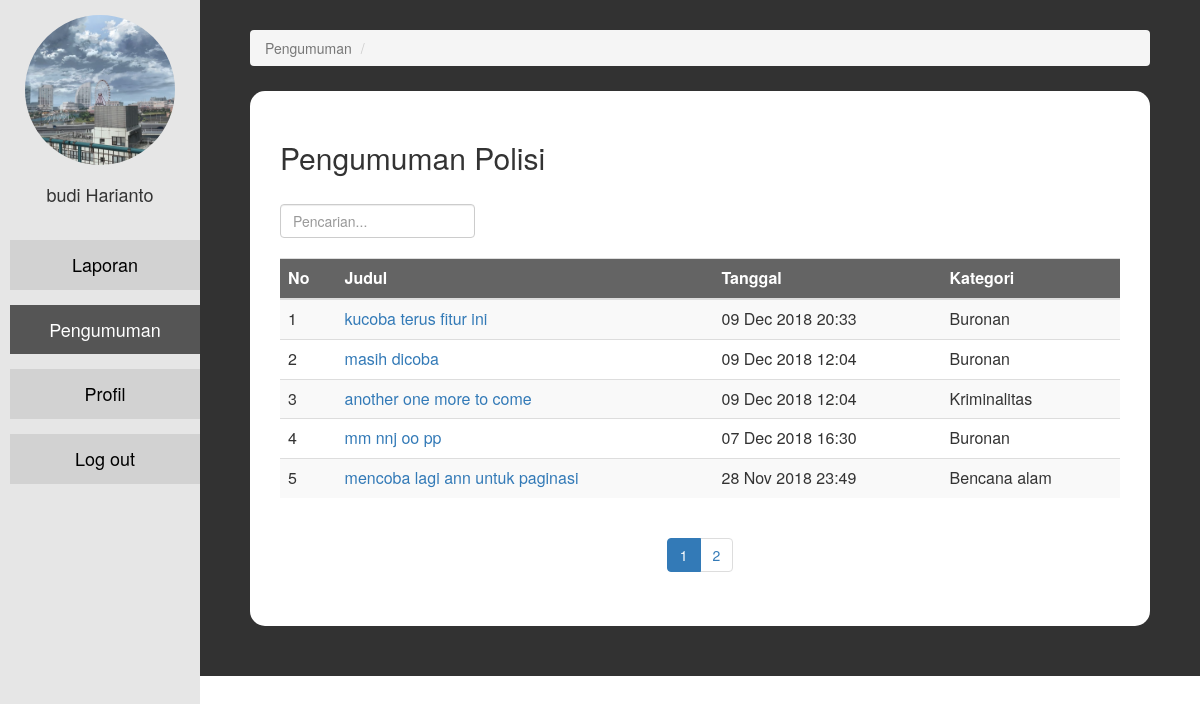
Page /view/masyarakat/pengumuman.php (signed in) on the committed database.
### tables this page shows
CREATE TABLE `pengumuman` (
  `id` int(11) NOT NULL,
  `judul` varchar(150) NOT NULL,
  `isi` text NOT NULL,
  `picture` text,
  `id_kategori` int(11) NOT NULL,
  `id_penulis` int(11) NOT NULL,
  `dibuat` datetime NOT NULL,
  `diubah` datetime DEFAULT NULL
);

CREATE TABLE `kategori` (
  `id` int(11) NOT NULL,
  `nama` varchar(100) NOT NULL
);

### view/masyarakat/masya_session.php (called while the page is built, shortened)
<?php
  if (!isset($_SESSION["user"])) {
    header("Location: ../login.php");
  }
  else{
  	if ($_SESSION["user"]->id_role != 2) {
  		header("Location: ../login.php");
  	}
  	else{
  		$user = $_SESSION["user"];
  	}
  }
?>

### model/connection.php (called while the page is built, shortened)
<?php
	class connection
	{
		public $server = "localhost";
		public $username = "root";
		public $password = "";
		public $db = "ngakomas";
		public function koneksi()
		{
			try {
				$this->con = new PDO("mysql:host=$this->server;dbname=$this->db", $this->username, $this->password);
				$this->con->setAttribute(PDO::ATTR_ERRMODE, PDO::ERRMODE_EXCEPTION);
				$this->con->setAttribute(PDO::ATTR_EMULATE_PREPARES,TRUE);
				return $this->con;
			} catch (PDOException $e) {
				echo "Connection failed: " . $e->getMessage();
			}
		}
	}
	?>

### view/masyarakat/pengumuman.php (the view, shortened to what this page needs)
<?php
  include_once '../../model/connection.php';
  include_once 'masya_session.php';
  $konek = new connection();
?>
<!DOCTYPE html>
<html lang="en">
  <head>
    <link href="../bootstrap/css/bootstrap.min.css" rel="stylesheet">
    <link rel="stylesheet" type="text/css" href="../css/sidenavM.css">
  </head>
  <body>
  <div class="container-fluid">
    <div class="row">
      <?php include("../layout/M-sidebar.php") ?>
      <div class="col-md-10">
        <div class="breadcrumb">
          <li class="active" id="page">Pengumuman</li>
          <li></li>
        </div>
        <div class="isi">
          <h2>Pengumuman Polisi</h2>
          <br>
          <div class="form-inline">
            <div class="cari">
              <input class="form-control" type="text" name="cari" placeholder="Pencarian..." id="myInput">
            </div>
          </div>
          <div class="table-responsive">
            <table class="table table-striped">
              <tr style="background-color: rgb(100,100,100); color: white;">
                <th>No</th>
                <th>Judul</th>
                <th>Tanggal</th>
                <th>Kategori</th>
              </tr>
              <tbody id="body-tab">
                <?php
                $limit = 5;
                $hal = isset($_GET["page"])? $_GET["page"]: 1;
                $offset = ($hal-1) * $limit;
                $data = $konek->koneksi()->query('SELECT * FROM pengumuman');
                $jml_data = $data->rowCount();
                $jml_page = ceil($jml_data / $limit);
                $query1 = 'SELECT p.*, k.nama AS "kategori" FROM pengumuman p
                          JOIN kategori k ON p.id_kategori = k.id
                          ORDER BY dibuat desc
                          LIMIT '.$offset.','. $limit;
                $run = $konek->koneksi()->query($query1);
                $run->setFetchMode(PDO::FETCH_CLASS, 'pengumuman');
                $res = $run->fetchAll();
                $no = $offset;
                foreach ($res as $ann) {
                  $no = $no + 1;
                  $tgl_dibuat = date_create($ann->dibuat, timezone_open('Asia/Jakarta'));
                  $bola="";
                  echo '<tr>';
                    echo "<td>".$no."</td>";
                    echo '<td><a href="../../controller/c_lihatPengumuman.php?id='.$ann->id.'">'.$ann->judul.'</a>'.$bola.'</td>';
                    echo "<td>".date_format($tgl_dibuat, "d M Y H:i")."</td>";
                    echo '<td>'.$ann->kategori.'</td>';
                  echo '</tr>';
                }
                ?>
              </tbody>
            </table>
          </div>
          <div class="paginate">
            <nav aria-label="Page navigation">
              <ul class="pagination">
                  <?php
                  for ($i=1; $i <= $jml_page; $i++) {
                    if ($hal==$i) {
                      echo '<li class="active"><a href="?page='.$i.'">'.$i.'</a></li>';
                     }
                     else{
                      echo '<li><a href="?page='.$i.'">'.$i.'</a></li>';
                     }
                  }
                  ?>
              </ul>
            </nav>
          </div>
        </div>
      </div>
    </div>
  </div>
  </body>
</html>

### view/layout/M-sidebar.php (shortened to what this page needs)
<div class="col-md-2">
    <div class="foto">
      <img src="../img/profil.png" id="pic">
    </div>
    <h4 style="text-align: center;"><?php echo $user->nama ?></h4>
    <div class="sidebar">
      <a name="side" href="../../controller/c_laporanPage.php">Laporan</a>
      <a name="side" href="../../controller/c_pengumumanPage.php">
        Pengumuman
      </a>
      <a name="side" href="../masyarakat/profil.php">Profil</a>
      <a name="side" href="../../controller/c_logout.php">Log out</a>
    </div>
  </div>

### view/css/sidenavM.css (style rules this page uses)
body { margin: 0; }
.col-md-2 { background-color: rgb(230,230,230); padding: 0; position: sticky; top: 0; height: 100%; overflow: auto; padding-bottom: 100%; margin-bottom: -100%; }
.sidebar { padding: 10px; padding-right: 0; text-align: center; margin-top: 10px; }
.sidebar a { margin-top: 15px; display: block; background-color: rgb(210,210,210); color: black; padding: 12px; text-decoration: none; font-size: 18px; }
.sidebar a.active { background-color: #555; color: white; }
.col-md-10 { padding: 50px; padding-top: 30px; background-color: rgb(50,50,50); min-height: 657px; }
.foto { margin-top: 15px; margin-bottom: 20px; width: 150px; height: 150px; overflow: hidden; margin-right: auto; margin-left: auto; }
.foto img { object-fit: cover; border-radius: 50%; width: 100%; height: 100%; }
.isi { padding: 30px; margin-top: 25px; background-color: white; border-radius: 15px; overflow: hidden; }

### view/masyarakat/pengumuman.php (style rules this page uses)
.cari { float: left; }
.table-responsive { padding-top: 20px; width: 100%; font-size: 16px; }
.paginate { text-align: center; }

### rows in the picture
pengumuman: judul "kucoba terus fitur ini", dibuat "09 Dec 2018 20:33", id_kategori.nama "Buronan"
pengumuman: judul "masih dicoba", dibuat "09 Dec 2018 12:04", id_kategori.nama "Buronan"
pengumuman: judul "another one more to come", dibuat "09 Dec 2018 12:04", id_kategori.nama "Kriminalitas"
pengumuman: judul "mm nnj oo pp", dibuat "07 Dec 2018 16:30", id_kategori.nama "Buronan"
pengumuman: judul "mencoba lagi ann untuk paginasi", dibuat "28 Nov 2018 23:49", id_kategori.nama "Bencana alam"

### other values in the picture
$user->nama "budi Harianto"
